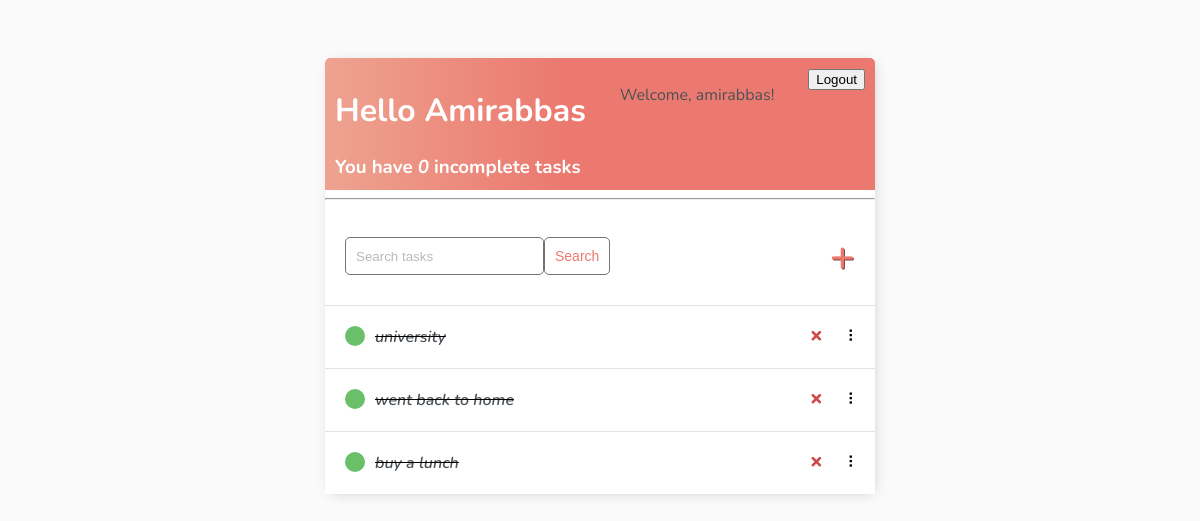
The app's page / (signed in) with its own data.
### base/models.py (models this page shows)
class Task(models.Model):
    user = models.ForeignKey(User , on_delete=models.CASCADE , null=True, blank=True,)
    title = models.CharField(max_length=100 , null=True, blank=True)
    description = models.TextField(null=True, blank=True,)
    complete = models.BooleanField(default=True, null=True)
    created = models.DateTimeField(auto_now_add=True)
    def __str__(self):
        return self.title
    class Meta:
        ordering = ['complete']

### base/views.py (the view)
# urls.py: path('', TaskList.as_view(), name='tasks'),
class TaskList(LoginRequiredMixin, ListView):
    model = Task
    context_object_name = 'tasks'
    def get_context_data(self, **kwargs):
        context = super().get_context_data(**kwargs)
        context['tasks'] = context['tasks'].filter(user=self.request.user)
        context['count'] = context['tasks'].filter(complete=False).count()
        search_input = self.request.GET.get('search_area') or ''
        if search_input:
            context['tasks'] = context['tasks'].filter(title__icontains=search_input)
        context['search_input'] = search_input
        return context

### base/templates/base/task_list.html (shortened to what this page needs)
{% extends "base/main.html" %}
{% block content %}
<div class="header-bar">
    <div>
        <h1>Hello {{request.user|title}}</h1>
        <h3 style="margin:0">You have <i>{{count}}</i> incomplete task{{ count|pluralize:"s" }}</h3>
    </div>
    {% if request.user.is_authenticated %}
    <p>Welcome, {{ request.user.username }}!</p>
    <form action="{% url 'logout' %}" method="post">
        <button type="submit">Logout</button>
    </form>
    {% else %}
        <a href="{% url 'login' %}">Login</a>
    {% endif %}
</div>
<hr>
<div id="search-add-wrapper">
    <form method="GET" style="display: flex;">
        <input type="text" name="search_area" placeholder="Search tasks" value="{% if request.GET.search_area %}{{ request.GET.search_area }}{% endif %}">
        <input class="button" type="submit" value="Search">
    </form>
    {% if tasks|length > 0 %}
    <a id="add-link" href="{% url 'task-create' %}">&#x2b;</a>
    {% endif %}
</div>
<div id="tasklist" class="task-items-wrapper">
    {% for task in tasks %}
    <div class="task-wrapper" data-position="{{task.pk}}">
        <div class="task-title">
            {% if task.complete %}
            <div class="task-complete-icon"></div>
            <i><s><a href="{% url 'task-update' task.id %}">{{task}}</a></s></i> {% else %}
            <div class="task-incomplete-icon"></div>
            <a href="{% url 'task-update' task.id %}">{{task}}</a> {% endif %}
        </div>
        <div class="task-controls">
            <a class="delete-link" href="{% url 'task-delete' task.id %}">&#215;</a>
            <span class="handle">&nbsp;&#10247;</span>
        </div>
    </div>
    {% empty %}
    <div style="text-align: center; padding-bottom: 10px; line-height: 1em;">
        <h3>No new tasks are created.</h3>
        <h3>Create a <a style="text-decoration: none; color: #e53935;" href="{% url 'task-create' %}">New task</a> ! </h3>
    </div>
    {% endfor %}
</div>
{% endblock content %}

### base/templates/base/main.html (style rules this page uses)
body { background-color: #FAFAFA; font-family: 'Nunito', sans-serif; padding-top: 50px; }
h1, h2, h3, h4, h5, h6, { font-family: 'Raleway', sans-serif; }
a, p { color: #4b5156 }
a { font-weight: 600; }
input { outline: none; border: none; }
.header-bar { display: flex; justify-content: space-between; color: #fff; padding: 10px; border-radius: 5px 5px 0 0; background: linear-gradient(90deg, #EEA390 0%, #EB796F 43%, #EB796F 100%); }
.task-wrapper { display: flex; align-items: center; justify-content: space-between; background-color: #fff; border-top: 1px solid #dfe4ea; overflow: hidden; }
.task-title { display: flex; padding: 20px; }
.task-title a { text-decoration: none; color: #4b5156; margin-left: 10px; }
.task-complete-icon { height: 20px; width: 20px; background-color: rgb(105, 192, 105); border-radius: 50%; }
.delete-link { text-decoration: none; font-weight: 900; color: #cf4949; font-size: 22px; line-height: 0; padding: 20px 0px; }
.handle { display: inline-block; padding: 20px 16px; cursor: grab; user-select: none; }
.handle:after, .handle:before { display: block; content: ""; }
#add-link { color: #EB796F; text-decoration: none; font-size: 42px; text-shadow: 1px 1px #81413b; }
#search-add-wrapper { display: flex; justify-content: space-between; align-items: center; padding: 20px; }
input[type=text], input[type=password], textarea { border: 1px solid #757575; border-radius: 5px; padding: 10px; width: 90%; }
::placeholder { font-weight: 300; opacity: 0.5; }
.button { border: 1px solid #757575; background-color: #FFF; color: #EB796F; padding: 10px; font-size: 14px; border-radius: 5px; cursor: pointer; text-decoration: none; }

### records on screen
Task: title "university"
Task: title "went back to home"
Task: title "buy a lunch"

### other values on screen
{{ request.user|title }} "Amirabbas"
{{ count }} "0"
{{ request.user.username }} "amirabbas"
